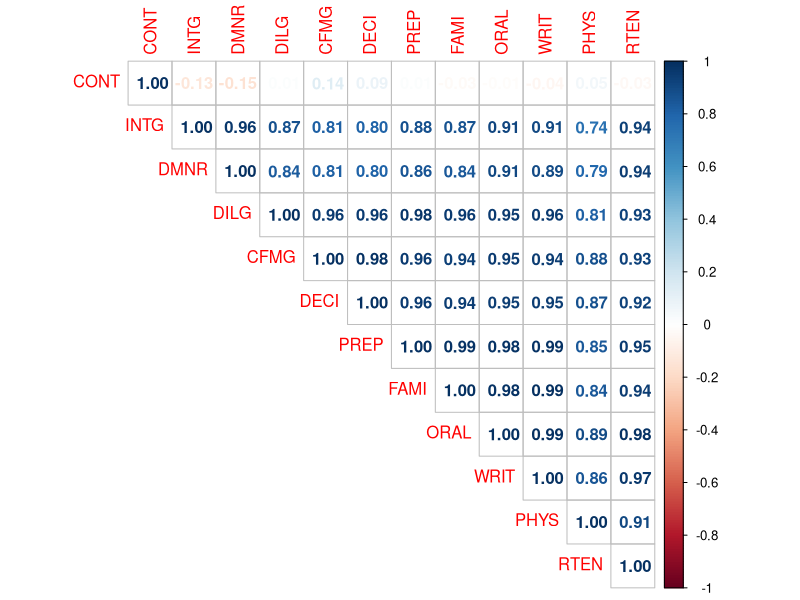
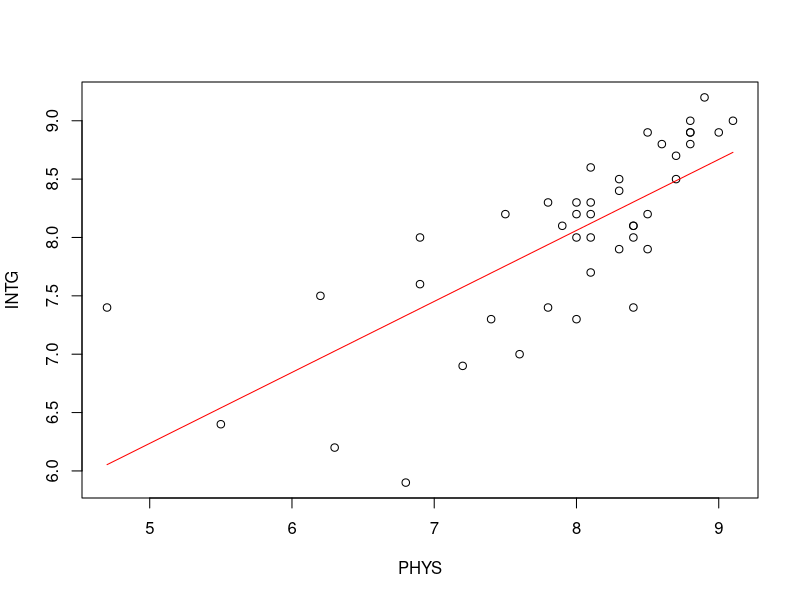
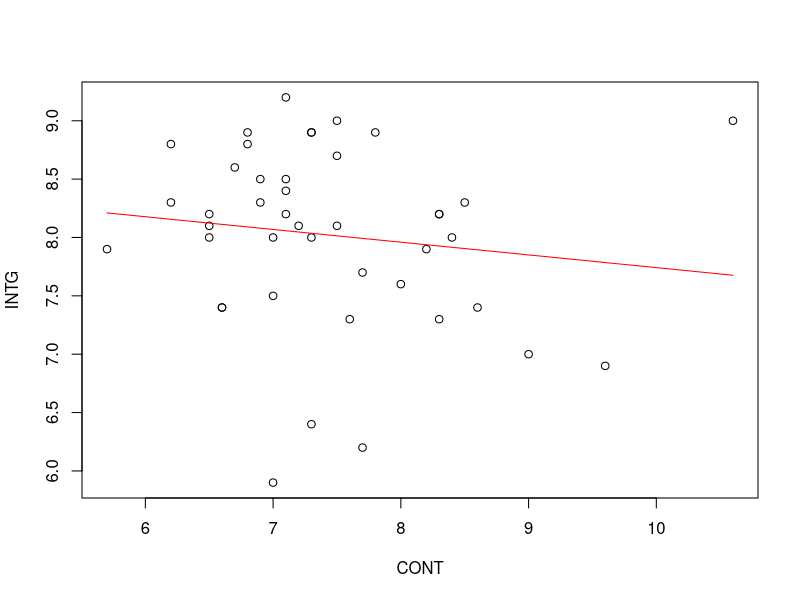
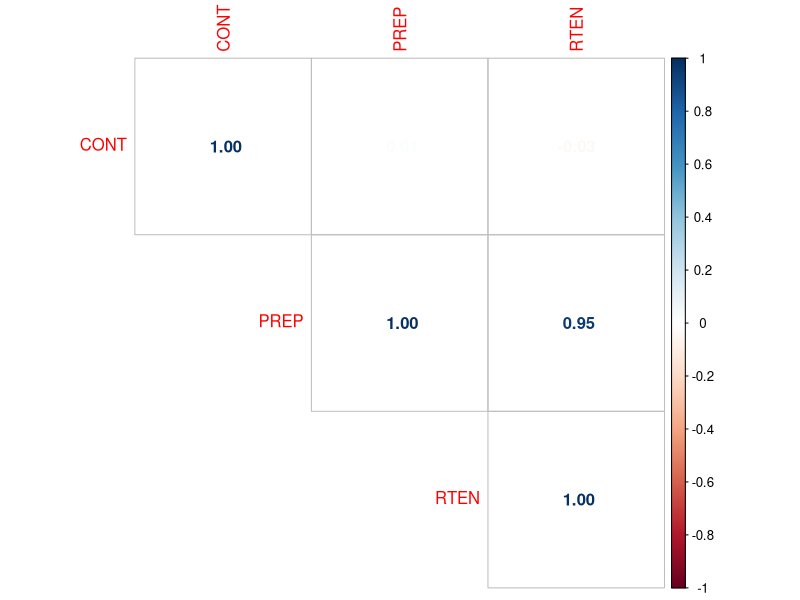
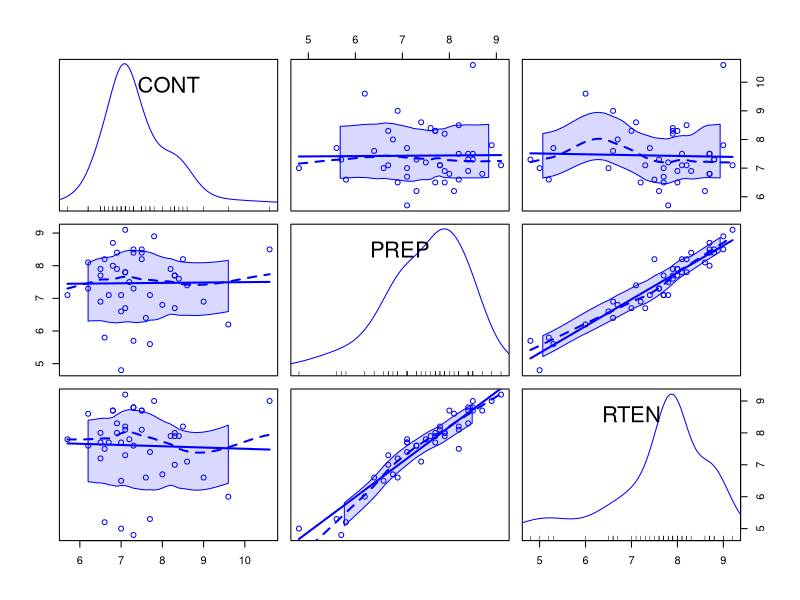

Write the R code that produced these figures, in order.
## ---- chunk 1
knitr::opts_chunk$set(echo = TRUE)
knitr::opts_knit$set(root.dir = 'd:/Code/University/Mag_1sem/R/Labs/Third_lab/')
## ---- chunk 2
attach(USJudgeRatings)
## ---- chunk 3
library(corrplot)
library(car)
## ---- chunk 4
corrplot(cor(USJudgeRatings), method="number", type="upper")
## ---- chunk 5
fit <- lm(INTG~PHYS)
plot(PHYS, INTG)
lines(PHYS, predict(fit), col="red")
## ---- chunk 6
summary(fit)
## ---- chunk 7
fit <- lm(INTG~CONT)
plot(CONT, INTG)
lines(CONT, predict(fit), col="red")
## ---- chunk 8
summary(fit)
## ---- chunk 9
ratings <- as.data.frame(USJudgeRatings[,c("CONT", "PREP", "RTEN")])
## ---- chunk 10
corrplot(cor(ratings), method="number", type="upper")
## ---- chunk 11
scatterplotMatrix(ratings)
## ---- chunk 12
fit <- lm(RTEN ~ CONT+PREP)
summary(fit)
